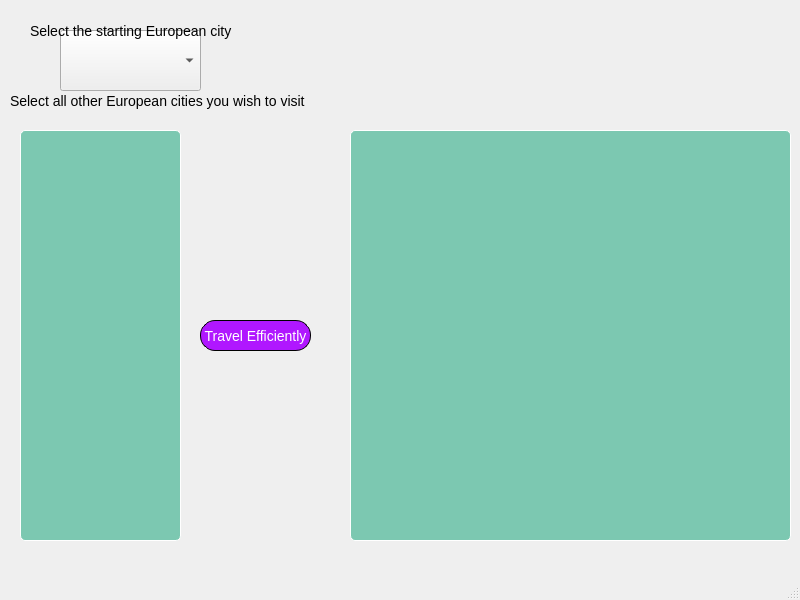
<?xml version="1.0" encoding="UTF-8"?>
<ui version="4.0">
 <class>CustomTrip</class>
 <widget class="QMainWindow" name="CustomTrip">
  <property name="geometry">
   <rect>
    <x>0</x>
    <y>0</y>
    <width>800</width>
    <height>600</height>
   </rect>
  </property>
  <property name="windowTitle">
   <string>MainWindow</string>
  </property>
  <widget class="QWidget" name="centralwidget">
   <widget class="QComboBox" name="comboBoxStartCity">
    <property name="geometry">
     <rect>
      <x>60</x>
      <y>30</y>
      <width>141</width>
      <height>61</height>
     </rect>
    </property>
    <property name="cursor">
     <cursorShape>PointingHandCursor</cursorShape>
    </property>
    <property name="styleSheet">
     <string notr="true"/>
    </property>
    <property name="currentText">
     <string/>
    </property>
   </widget>
   <widget class="QLabel" name="label">
    <property name="geometry">
     <rect>
      <x>30</x>
      <y>10</y>
      <width>211</width>
      <height>41</height>
     </rect>
    </property>
    <property name="styleSheet">
     <string notr="true">QLabel
{
color: black;
font-size: 14px;
}</string>
    </property>
    <property name="text">
     <string>Select the starting European city</string>
    </property>
   </widget>
   <widget class="QLabel" name="label_2">
    <property name="geometry">
     <rect>
      <x>10</x>
      <y>80</y>
      <width>301</width>
      <height>41</height>
     </rect>
    </property>
    <property name="styleSheet">
     <string notr="true">QLabel
{
color: black;
font-size: 14px;
}</string>
    </property>
    <property name="text">
     <string>Select all other European cities you wish to visit</string>
    </property>
   </widget>
   <widget class="QTableWidget" name="tableWidget">
    <property name="geometry">
     <rect>
      <x>10</x>
      <y>120</y>
      <width>181</width>
      <height>431</height>
     </rect>
    </property>
    <property name="styleSheet">
     <string notr="true">QTableWidget{
background-color: #7cc8b1;
text-align: center;
color: white;
font-size: 10px;
border: 1px solid white;
border-radius: 5px;
margin: 10px;
padding: 10px;
}</string>
    </property>
   </widget>
   <widget class="QPushButton" name="pushButton_travel_efficiently">
    <property name="geometry">
     <rect>
      <x>200</x>
      <y>320</y>
      <width>111</width>
      <height>31</height>
     </rect>
    </property>
    <property name="font">
     <font>
      <family>Arial</family>
      <pointsize>-1</pointsize>
     </font>
    </property>
    <property name="cursor">
     <cursorShape>PointingHandCursor</cursorShape>
    </property>
    <property name="styleSheet">
     <string notr="true">QPushButton{
text-align: center;
color: white;
font-size: 14px;
background-color: rgb(176, 23, 255);
border: 1px solid black;
border-radius: 15px;
}</string>
    </property>
    <property name="text">
     <string>Travel Efficiently</string>
    </property>
   </widget>
   <widget class="QTableView" name="tableView">
    <property name="geometry">
     <rect>
      <x>340</x>
      <y>120</y>
      <width>461</width>
      <height>431</height>
     </rect>
    </property>
    <property name="styleSheet">
     <string notr="true">QTableView{
background-color: #7cc8b1;
text-align: center;
color: white;
font-size: 10px;
border: 1px solid white;
border-radius: 5px;
margin: 10px;
padding: 10px;
}</string>
    </property>
   </widget>
  </widget>
  <widget class="QMenuBar" name="menubar">
   <property name="geometry">
    <rect>
     <x>0</x>
     <y>0</y>
     <width>800</width>
     <height>22</height>
    </rect>
   </property>
  </widget>
  <widget class="QStatusBar" name="statusbar"/>
 </widget>
 <resources/>
 <connections/>
</ui>
